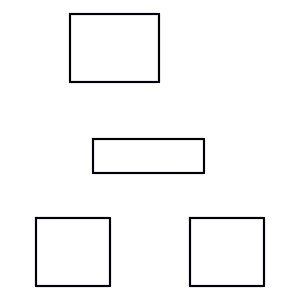
#> input picture MPC_planning/obstacles/fig1.png, 300 x 300 px
$ python fig2obst2.py
#> lines starting #> are read from the running program, lines starting #| are printed output that depends on the picture; after the words box and inside, x2 and y2 are one past the last pixel; in counts of white or black regions, pixels touching at a corner belong together; long printed decimals are rounded
import numpy as np
import cv2
import matplotlib.pyplot as plt


class AStarSearcher:

    def __init__(self, img, obst, resolution, rr):

        self.resolution = resolution
        self.rr = rr
        self.min_x, self.min_y = 0, 0
        self.max_x, self.max_y = 0, 0
        self.obmap = None
        self.obst = obst
        self.x_width, self.y_width = 0, 0
        self.motion = self.get_motion()
        self.calc_obmap(obst)  # generate obstacle map with bools
        self.show_animation = False

    class Node:
        def __init__(self, x, y, cost, parent_index):
            self.x = x  # index of grid
            self.y = y  # index of grid
            self.marks = cost
            self.parent_index = parent_index

        def __str__(self):
            return str(self.x) + "," + str(self.y) + "," + str(
                self.marks) + "," + str(self.parent_index)

    @staticmethod
    def get_motion():
        # dx, dy, cost
        motion = [[1, 0, 1],
                  [1, 1, 1],
                  [0, 1, 1],
                  [-1, 1, 1],
                  [-1, 0, 1],
                  [-1, -1, 1],
                  [1, -1, 1]]

        return motion

    def planning(self, sx, sy):
        # Node : x, y, cost, parent_index
        start_node = self.Node(self.calc_xy_index(sx, self.min_x),
                               self.calc_xy_index(sy, self.min_y), 0.0, -1)
        goal_node = self.Node(self.calc_xy_index(sx, self.min_x),
                              self.calc_xy_index(sy, self.min_y), 0.0, -1)

        open_set, closed_set = dict(), dict()
        open_set[self.calc_grid_index(start_node)] = start_node  # address node name to set

        while 1:
            if len(open_set) == 0:
                print("Open set is empty..")
                break

            c_id = min(open_set, key=lambda o: open_set[o].marks)
            current = open_set[c_id]  # x* = min(fx)

            # show graph and do not clear
            if self.show_animation:  # pragma: no cover
                # plt.cla()
                obstmap = np.argwhere(self.obst != 0)
                plt.plot(obstmap[:, 0], obstmap[:, 1], ".", color="gray")
                plt.plot(self.calc_grid_position(current.x, self.min_x), self.calc_grid_position(current.y, self.min_y)
                         , "xc")
                # for stopping simulation with the esc key.
                plt.gcf().canvas.mpl_connect('key_release_event',
                                             lambda event: [exit(
                                                 0) if event.key == 'escape' else None])
                if len(closed_set.keys()) % 100 == 0:
                    plt.pause(0.001)

            if self.goal_arrived(current, goal_node):
                print("reach start point")
                goal_node.parent_index = current.parent_index
                goal_node.marks = current.marks
                print("goal cost:", start_node.marks)
                break

            del open_set[c_id]

            closed_set[c_id] = current
            open_set = self.expand_nodes(current, c_id, open_set, closed_set)

        rx, ry = self.calc_final_path(goal_node, closed_set)
        return [rx, ry]

    def goal_arrived(self, current, goal):
        dx = current.x - goal.x
        dy = current.y - goal.y
        if np.hypot(dx, dy) < 2 and goal.marks > 10:
            return True
        else:
            return False

    def calc_final_path(self, goal_node, closed_set):
        # generate final course
        rx, ry = [self.calc_grid_position(goal_node.x, self.min_x)], [
            self.calc_grid_position(goal_node.y, self.min_y)]

        # (reverse) searching from goal to start
        for n in closed_set.items():
            rx.append(self.calc_grid_position(n[1].x, self.min_x))
            ry.append(self.calc_grid_position(n[1].y, self.min_y))

        return rx, ry

    def calc_grid_position(self, index, min_position):
        return index * self.resolution + min_position

    def calc_xy_index(self, position, min_pos):
        return round((position - min_pos) / self.resolution)

    def calc_grid_index(self, node):
        return (node.y - self.min_y) * self.x_width + (node.x - self.min_x)

    def verify_node(self, node):
        px = self.calc_grid_position(node.x, self.min_x)
        py = self.calc_grid_position(node.y, self.min_y)

        if px < self.min_x:
            return False
        elif py < self.min_y:
            return False
        elif px >= self.max_x:
            return False
        elif py >= self.max_y:
            return False

        # on the edges check
        if self.obmap[node.x, node.y]:
            return True

    def expand_nodes(self, current, current_id, open_set, closed_set):
        next_id = []
        for i, _ in enumerate(self.motion):
            node = self.Node(current.x + self.motion[i][0],
                             current.y + self.motion[i][1],
                             current.marks + self.motion[i][2], current_id)
            n_id = self.calc_grid_index(node)

            # If the node is valid, do nothing and continue
            if not self.verify_node(node):
                continue

            if n_id in closed_set:
                continue

            if n_id not in open_set:
                open_set[n_id] = node  # discovered a new node
                next_id.append(n_id)

        return open_set

    def calc_obmap(self, obst):
        obstmap = np.argwhere(obst != 0)
        # [6 lines of commented-out code are left out]
        self.min_x = 0
        self.min_y = 0
        self.max_x = len(obst[0])
        self.max_y = len(obst[1])

        print("min_x:", self.min_x)
        print("min_y:", self.min_y)
        print("max_x:", self.max_x)
        print("max_y:", self.max_y)

        self.x_width = round((self.max_x - self.min_x) / self.resolution)
        self.y_width = round((self.max_y - self.min_y) / self.resolution)
        print("x_width:", self.x_width)
        print("y_width:", self.y_width)
        self.obmap = np.array(obst, dtype=bool)


def get_rough_coordinates(filename):
#> called with filename = 'fig1.png'
    img = cv2.imread(filename, 0)
#> img: shape (300, 300); min 0, max 255, mean 247.8

    img2 = np.copy(img)
    img[img != 0] = -1
#> img: shape (300, 300); 97.4% white; black in thin lines or dots, all inside (x1, y1, x2, y2) = (35, 13, 265, 287)
    edges = img + 1
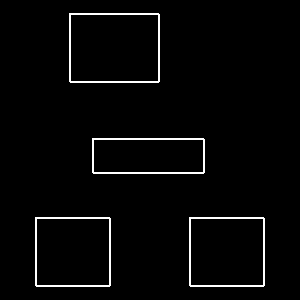
#> edges: shape (300, 300); values 0 (black) and 1 (white), 2.6% white in thin lines or dots, all inside (x1, y1, x2, y2) = (35, 13, 265, 287)
    hmax = len(edges[0])
#> hmax = 300
    wmax = len(edges[1])
#> wmax = 300
    asp = AStarSearcher(img2, edges, 1, 1)
#> in calc_obmap, `obstmap = np.argwhere(obst != 0)`: obstmap = 2332 pairs, first value 13 to 286, second value 35 to 264
#> in calc_obmap, `self.max_x = len(obst[0])`: self.max_x = 300
#| max_x: 300
#| max_y: 300
#| x_width: 300
#| y_width: 300

    found_first_loc = False
    edges_list = []

    for i in range(hmax):
        for j in range(wmax):
            if found_first_loc:
                continue

            if edges[i, j] != 0 and not found_first_loc:
                shape = asp.planning(i, j)
                if shape is not None:
                    # print("found 1 shape")
                    edges_list.append(shape)
                    edges[shape[0], shape[1]] = 0.
                    break
#> edges: shape (300, 300); 2.59% of pixels changed, all inside (x1, y1, x2, y2) = (35, 13, 265, 287)

    return edges_list


def remove_identicals(edges):
    new_list = []
    for edge in edges:
        origin = np.array(edge[0])
        down = np.array(edge[1])
        right = np.array(edge[2])
        difference_d_r = (down - right)

        if len(new_list) == 0:
            if np.any(difference_d_r) != 0:
                new_list.append(edge)

        else:
            last_origin = np.array(new_list[-1][0])
            difference_e = np.abs(origin - last_origin)

            if np.any(difference_e > 1):
                if np.any(difference_d_r != 0):
                    new_list.append(edge)

    return new_list


def remove_identicals1(edges):
    new_list = []
    for edge in edges:
        origin = np.array(edge[0])
        down = np.array(edge[1])
        right = np.array(edge[2])
        difference_d_r = (down - right)

        if np.any(difference_d_r == 0):
            new_list.append(edge)

    return new_list


def pixel2coordinates(edges, resolution, xmax, ymax):
    rot = np.array([[0, 1], [-1, 0]])
    trans = np.array([0, ymax])
    edges = np.array(edges)
    xlist = []
    ylist = []
    for i in range(len(edges.T)):
        res = (rot @ edges[:, i] + trans) * resolution
        xlist.append(res[0])
        ylist.append(-res[1])

    return [xlist, ylist]


if __name__ == '__main__':

    convert2coordinates = True
    file = "fig1.png"
    edges_list = get_rough_coordinates(file)
    print("size edge list:", len(edges_list))
#| size edge list: 4
    resolution = 15 / 300
    img = cv2.imread(file, 0)
    fig = plt.figure()
    plt.imshow(img, cmap='gray')
    if convert2coordinates:
        # plt.plot(edges_list[0][0], edges_list[0][1], "bo")
        for kant in edges_list:
            edge = pixel2coordinates(kant, 1, 300, 300)
            resolution = 2.05 / (max(edge[1]) - min(edge[1]))
            print("resolution:", resolution)
            biasx = min(edge[0]) * resolution
            print("biasx:", biasx)
            plt.plot(edge[0], edge[1], "ro")
            xmax = max(edge[0]) * resolution - biasx
            xmin = min(edge[0]) * resolution - biasx
            ymax = max(edge[1]) * resolution
            ymin = min(edge[1]) * resolution
            print("xmin:{}, xmax:{}, ymin:{}, ymax:{}".format(xmin, xmax, ymin, ymax))
#> this loop made 4 passes
#| resolution: 0.02971
#| biasx: 2.05
#| xmin:0.0, xmax:2.674, ymin:-8.527, ymax:-6.477
#| resolution: 0.05857
#| biasx: 5.389
#| xmin:0.0, xmax:6.560, ymin:-9.489, ymax:-7.439
#| resolution: 0.02971
#| biasx: 1.040
#| xmin:0.0, xmax:2.228, ymin:-2.466, ymax:-0.4159
#| resolution: 0.02971
#> (further printed lines are left out)

    plt.show()
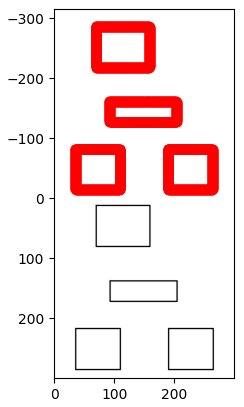
#> figure drawn by matplotlib, 1 panel

    print(1)
